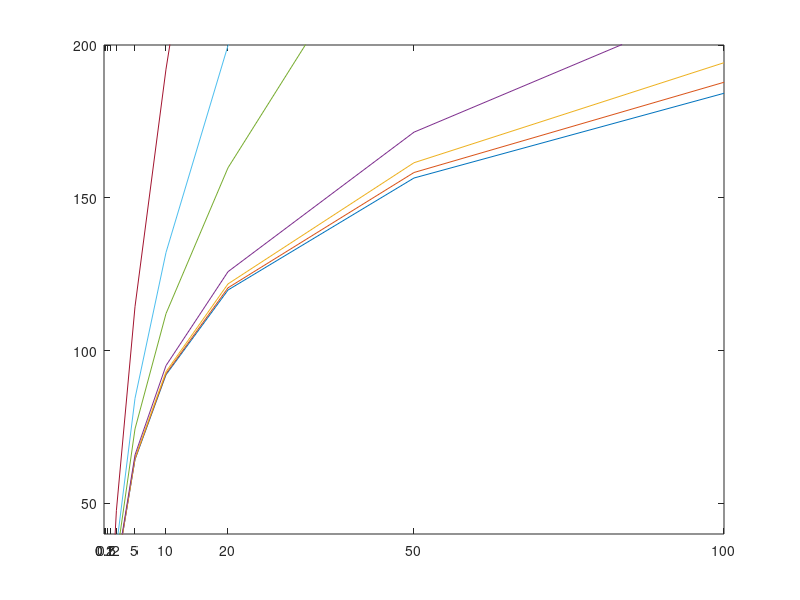

Reproduce this figure in MATLAB.
clear;close all;clc;

f = [0, 1, 5, 10, 30, 50, 100];
alpha = [0, 0.036, 0.1, 0.3, 2, 4, 10];
r = [0.1, 0.2, 0.5, 1, 2, 5, 10, 20, 50, 100];
for i = 1:length(alpha)
    TL(:, i) = 40*log(r) + alpha(i) * r;
end %for

plot(r, TL)
% set(gca, 'xscale', 'log')
% % % set(gca, 'yscale', 'log')
ylim([40 200])
xticks([0.1, 0.2, 0.5, 1, 2, 5, 10, 20, 50, 100]);
